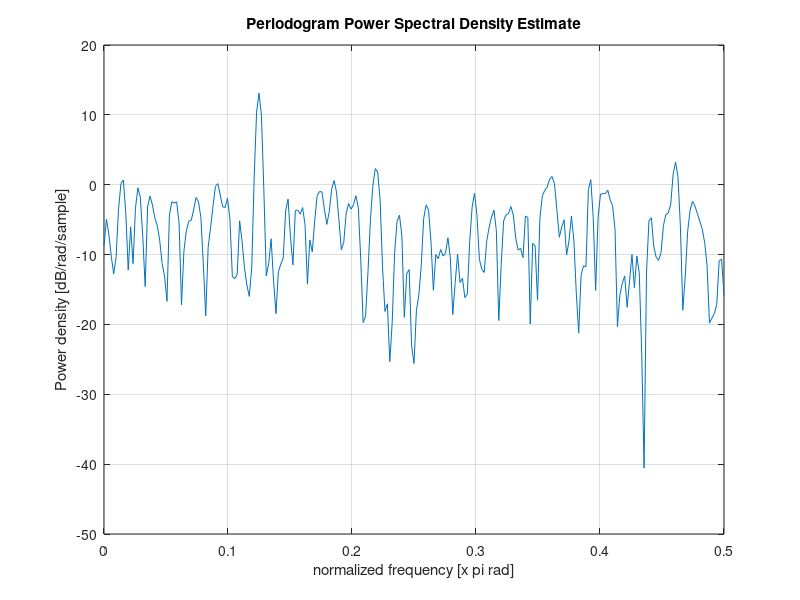

Source code (MATLAB):
%%%%%%%%%%%%%%%%%%%%%%%%%%%%%%%%%%
%       随机信号分析实验
% 功能：熟悉periodogram函数的使用
% 作者：BenSmithLight
% 开源地址：https://github.com/BenSmithLight/Stochastic-signal-analysis-experiment
%%%%%%%%%%%%%%%%%%%%%%%%%%%%%%%%%%

n = 0:319; % 定义序列
x = cos(pi / 4 * n) + randn(size(n)); % 生成余弦信号+高斯白噪声序列
periodogram(x, hamming(length(x))) % 分析信号的功率谱密度
